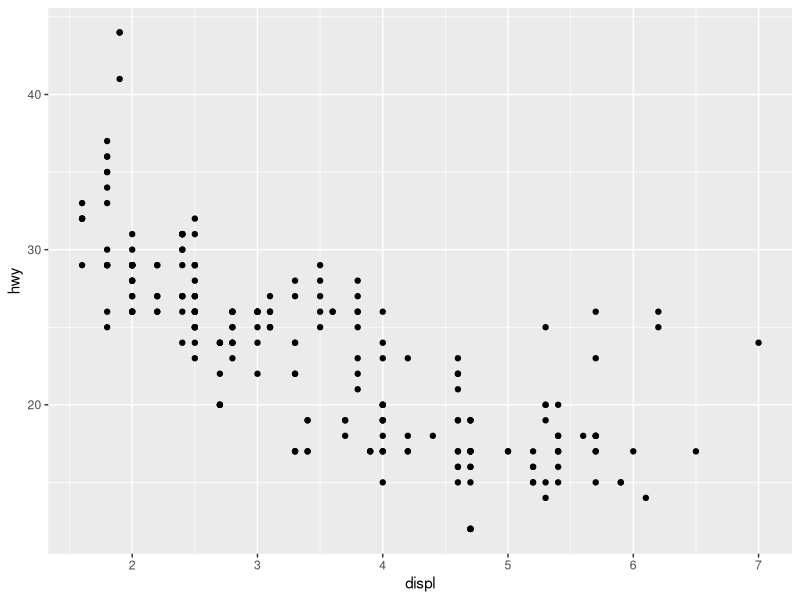
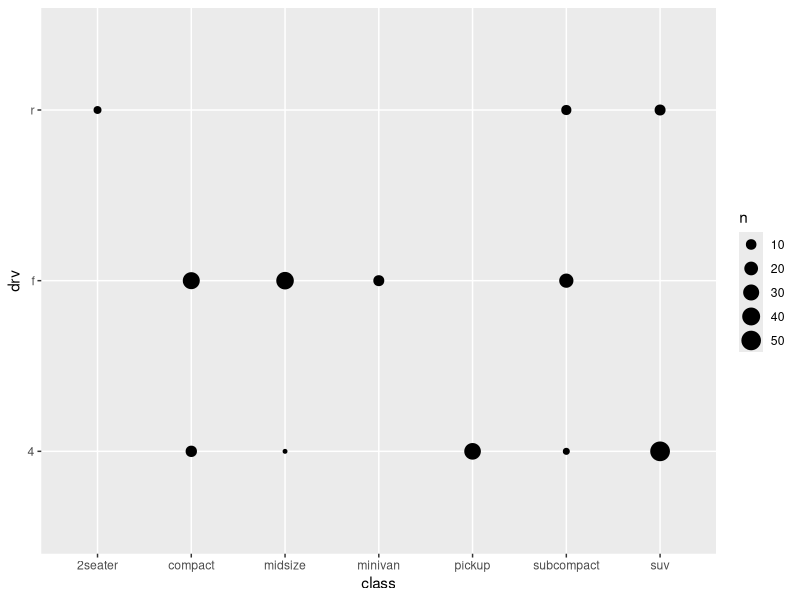
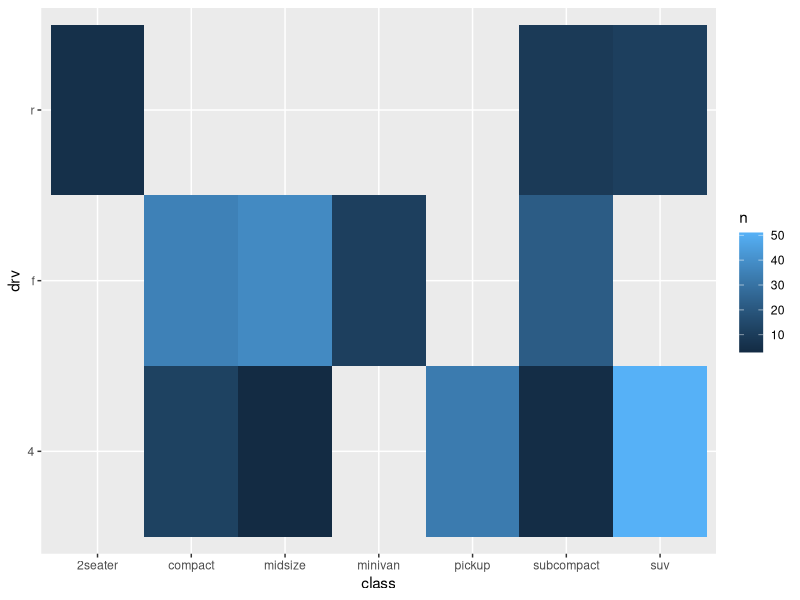
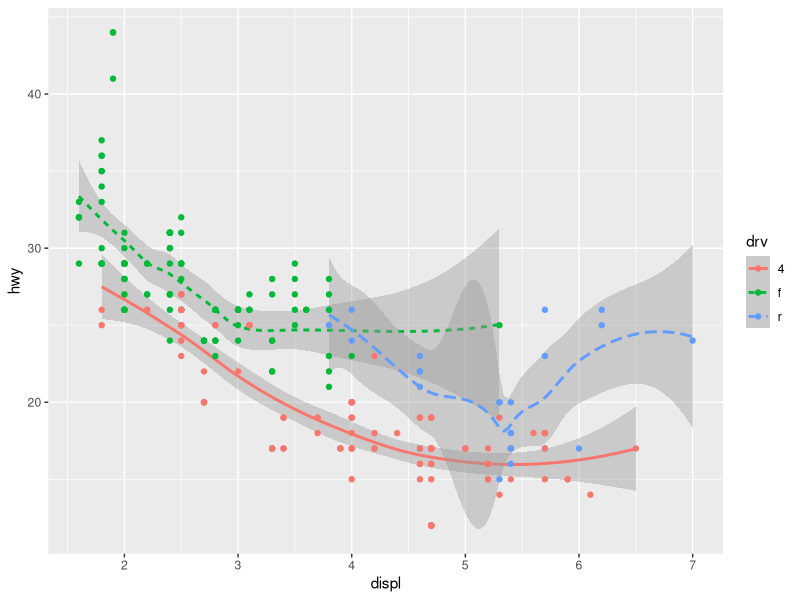
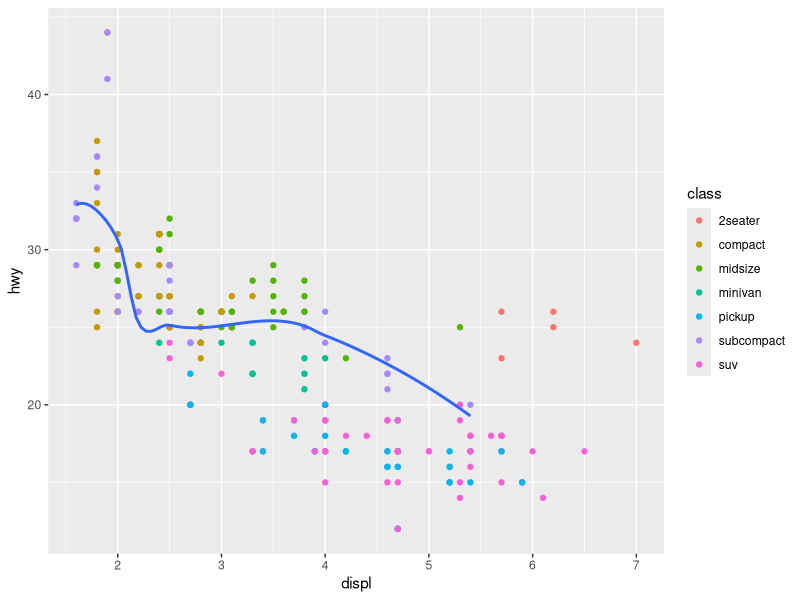
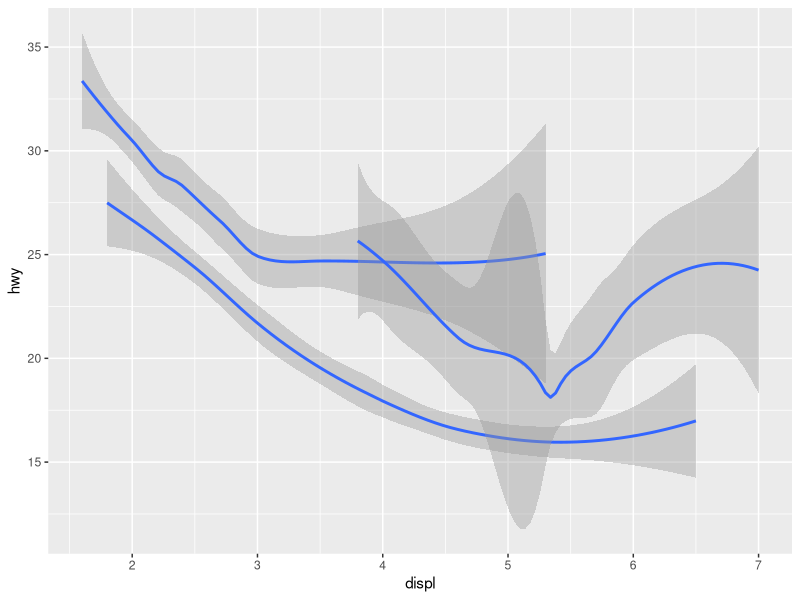
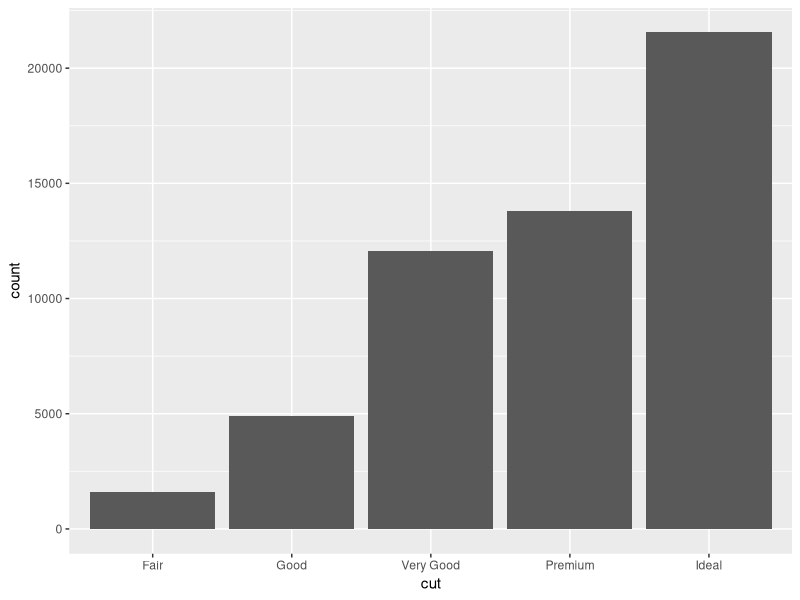
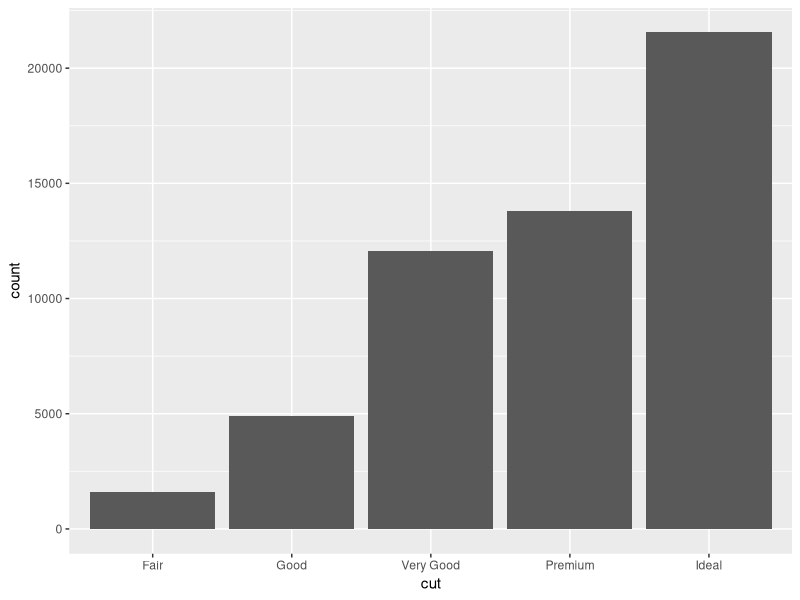

R code for these plots, in order:
## ---- chunk 1
knitr::opts_chunk$set(echo = TRUE)
## ---- chunk 2
library(tidyverse)

## ---- chunk 3

head(mpg)

ggplot(mpg, aes(displ, hwy))+
  geom_point()

## ---- chunk 4

ggplot(mpg, aes(class, drv))+
  geom_count()

## ---- chunk 5

count(mpg, class, drv) %>% 
  ggplot(aes(class, drv))+
  geom_tile(aes(fill = n))

## ---- chunk 6
ggplot(mpg, aes(displ, hwy))+
  geom_smooth(aes(linetype=drv, color=drv))+
  geom_point(aes(color=drv))


ggplot(mpg, aes(displ, hwy))+
  geom_point(aes(color=class))+
  geom_smooth(data = filter(mpg, class == "subcompact"), se=F)

ggplot(data = mpg) +
  geom_smooth(mapping = aes(x = displ, y = hwy, group = drv))
## ---- chunk 7
ggplot(diamonds, aes(cut))+
  geom_bar()

#another way of using stat to plot the same geom
ggplot(diamonds)+
  stat_count(aes(x=cut))
## ---- chunk 8
ggplot(data = mpg, mapping = aes(x = cty, y = hwy)) + 
  geom_jitter(width = 1, height = 2)
## ---- chunk 9
ggplot(mpg, aes(drv, hwy))+
  geom_boxplot()
## ---- chunk 10
ggplot(diamonds, aes(carat))+
  geom_histogram(binwidth = 0.5)
## ---- chunk 11
ggplot(diamonds, aes(carat, color=cut))+
  geom_freqpoly(binwidth = 0.1)
## ---- chunk 12
ggplot(mpg, aes(displ, hwy))+
  geom_point(aes(color=class, shape=class))
## ---- chunk 13
ggplot(mpg, aes(displ, hwy))+
  geom_point(color="white", shape=24, fill="pink", stroke=1, size=3)
## ---- chunk 14
ggplot(mpg, aes(displ, hwy))+
  geom_point(aes(color= displ<5 | hwy<=20))
## ---- chunk 15
ggplot(mpg, aes(displ, hwy))+
  geom_point()+
  facet_wrap(~class,nrow = 4)

ggplot(mpg, aes(displ, hwy))+
  geom_point()+
  facet_wrap(~class ~drv)
## ---- chunk 16
ggplot(mpg, aes(displ, hwy))+
  geom_point()+
  facet_grid(class~drv)

ggplot(mpg, aes(displ, hwy))+
  geom_point()+
  facet_grid(.~drv)

ggplot(mpg, aes(displ, hwy))+
  geom_point()+
  facet_grid(drv~.)
## ---- chunk 17
demo <- tribble(
   ~cut,         ~freq,
  "Fair",       1610,
  "Good",       4906,
  "Very Good",  12082,
  "Premium",    13791,
  "Ideal",      21551
)

ggplot(demo)+
  geom_bar(aes(cut, freq), stat = "identity")
## ---- chunk 18
ggplot(diamonds)+
  geom_bar(aes(cut, stat(prop), group=1))
## ---- chunk 19
ggplot(diamonds)+
  stat_summary(
    aes(cut, depth),
    fun.max = max,
    fun.min = min,
    fun = median
  )

#another way of using geom to plot the same plot
ggplot(diamonds)+
  geom_pointrange(
    aes(cut, depth),
    stat = "summary",
    fun.max = max,
    fun.min = min,
    fun = median
  )
## ---- chunk 20
ggplot(diamonds, aes(cut))+
  geom_bar(aes(fill=clarity))
## ---- chunk 21
ggplot(diamonds, aes(cut, color=clarity))+
  geom_bar(fill = NA, position = "identity")
## ---- chunk 22
ggplot(diamonds, aes(cut, fill=clarity))+
  geom_bar(position = "fill")
## ---- chunk 23
ggplot(diamonds, aes(cut, fill=clarity))+
  geom_bar(position = "dodge")
## ---- chunk 24
#see geom_jitter as well
ggplot(mpg, aes(displ, hwy))+
  geom_point(position = "jitter")
## ---- chunk 25
ggplot(mpg, aes(drv, hwy))+
  geom_boxplot()+
  coord_flip()
## ---- chunk 26
nz <- map_data("nz")

ggplot(nz, aes(long, lat, group=group))+
  geom_polygon(fill="white", color="black")+
  coord_quickmap()
## ---- chunk 27
ggplot(diamonds)+
  geom_bar(aes(cut, fill=cut), show.legend = F)+
  labs(x=NULL, y=NULL)+
  coord_polar()

#theta = "y" maps y to the angle of each section
ggplot(mpg, aes(x=factor(1), fill=drv))+
  geom_bar()+
  coord_polar(theta = "y")
## ---- chunk 28
ggplot(mpg, aes(cty, hwy))+
  geom_point()+
  geom_abline()+
  coord_fixed()
## ---- chunk 29
ggplot(diamonds, aes(x=y))+
  geom_histogram(binwidth = 0.5)+
  coord_cartesian(ylim = c(0,50))
## ---- chunk 30
ggplot(mpg, aes(displ, hwy))+
  geom_point(aes(color = class))+
  geom_smooth(se=F)+
  labs(
    title = "Fuel efficiency generally decreases with engine size",
    subtitle = "Two seaters (sports cars) are an exception because of their light weigh",
    caption = "Data from fueleconomy.gov",
    x = "Engine displacement (L)",
    y = "Highway fuel economy (mpg)",
    color = "Car type"
  )
## ---- chunk 31
best_in_class <- mpg %>% 
  group_by(class) %>% 
  filter(row_number(desc(hwy))==1)

ggplot(mpg, aes(displ, hwy))+
  geom_point(aes(color = class))+
  geom_text(aes(label = model), data = best_in_class)
## ---- chunk 32
ggplot(mpg, aes(displ, hwy))+
  geom_point(aes(color = class))+
  geom_label(aes(label = model), data = best_in_class, nudge_y = 2, alpha = 0.3)
## ---- chunk 33
ggplot(mpg, aes(displ, hwy))+
  geom_point(aes(color=class))+
  theme(legend.position = "none") #or "top", "bottom", "left", "right"(default)
## ---- chunk 34
ggplot(mpg, aes(displ, hwy))+
  geom_point(aes(color=class))+
  scale_x_continuous(labels = NULL)+
  scale_y_continuous(breaks = seq(15,40, by=5))
## ---- chunk 35
ggplot(mpg, aes(displ, hwy, color = drv))+
  geom_point()+
  scale_color_manual(values = c(`4`= "pink", f = "blue", r = "yellow"))
## ---- chunk 36
df <- tibble(
  x = rnorm(10000),
  y = rnorm(10000)
)

ggplot(df, aes(x,y))+
  geom_hex()+
  coord_fixed()+
  scale_fill_gradient(low = "white", high = "red")
## ---- chunk 37
ggplot(mpg, mapping = aes(displ, hwy)) +
  geom_point(aes(color = class)) +
  geom_smooth() +
  coord_cartesian(xlim = c(5, 7), ylim = c(10, 30))
## ---- chunk 38
#this example show it's hard to compare two plot with different x-axis, y-axis, and color aesthetic with different range.
suv <- mpg %>% filter(class == "suv")
compact <- mpg %>% filter(class == "compact")

ggplot(suv, aes(displ, hwy, colour = drv)) +
  geom_point()

ggplot(compact, aes(displ, hwy, colour = drv)) +
  geom_point()

#other than faceting to solve the problem, we can use the below solution if we want to have 2 plots for comparison.
x_scale <- scale_x_continuous(limits = range(mpg$displ))
y_scale <- scale_y_continuous(limits = range(mpg$hwy))
col_scale <- scale_colour_discrete(limits = unique(mpg$drv))

ggplot(suv, aes(displ, hwy, colour = drv)) +
  geom_point() +
  x_scale +
  y_scale +
  col_scale

ggplot(compact, aes(displ, hwy, colour = drv)) +
  geom_point() +
  x_scale +
  y_scale +
  col_scale
## ---- chunk 39
ggplot(mpg, aes(displ, hwy))+
  geom_point(aes(color = class))+
  geom_smooth(se = F)+
  theme_dark()
## ---- chunk 40
#adjust the axis text to be 45 degree to avoid overlapping
ggplot(gss_cat, aes(rincome))+
  geom_bar()+
  theme(axis.text.x = element_text(angle = 45, hjust = 1))
